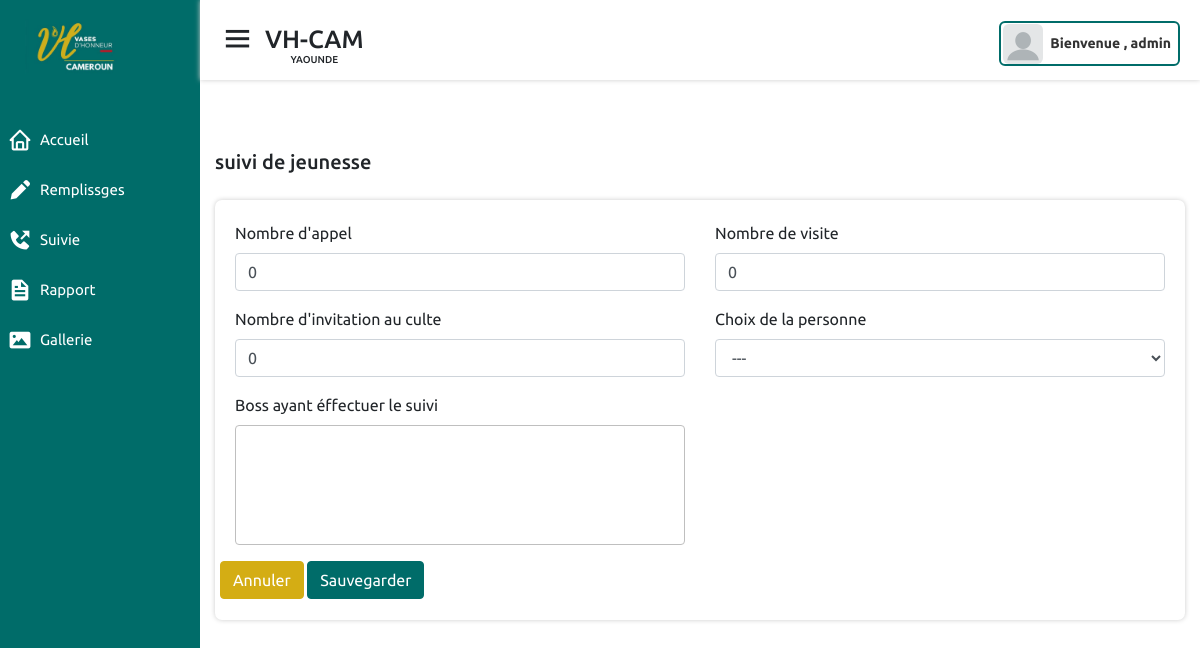
The app's page /evangelisations/suivie/ajout-suivi/2 (signed in) with its own data.
### remplissages/models.py (models this page shows)
class Suivie(models.Model):
    choix = (
        ('---', '---'),
        ('rester', 'Rester'),
        ('passager', 'Passager'),
        ('indécis', 'Indécis')
    )
    person = models.OneToOneField(Person, on_delete=models.CASCADE,
                                    blank=True,  null=True, verbose_name='Personne')
    nbre_appel = models.PositiveIntegerField(default=0, verbose_name="Nombre d'appel")
    nbre_visite_au_culte = models.PositiveIntegerField(default=0,
                                                        verbose_name="Nombre de visite")
    nbre_invitation_au_culte = models.PositiveIntegerField(default=0, verbose_name="Nombre d'invitation au culte")
    nbre_presence_total_au_culte = models.PositiveIntegerField(default=0, verbose_name="Nombre de présence éffective au culte")
    choix_person = models.CharField(max_length=25, choices=choix, default='---', verbose_name="Choix de la personne")
    boos_suivi = models.TextField(verbose_name='Boss ayant éffectuer le suivi')
    author = models.ForeignKey(User, related_name='suivis',
                                on_delete=models.SET_NULL,
                                null=True,
                                verbose_name="ajouter par ")
    def __str__(self):
        return f"suivi de {self.person}"

class Person(models.Model):
    ACCEPTE_JESUS = (
        ('oui', 'Oui'),
        ('non', 'Non'),
        ('ras', 'Ras'),
        ('déjà', 'Déjà')
    )
    SEXE = (
        ('masculin', 'Masculin'),
        ('féminin', 'Féminin')
    )
    WHATSAPP = (
        ('oui', 'Oui'),
        ('non', 'Non'),
    )
    site_evangelisation = models.ForeignKey(Site,
                                            related_name='personnes_evangelise',
                                            on_delete=models.SET_NULL, blank=True,  null=True,
                                            verbose_name="site d'évangelisation")
    author = models.ForeignKey(User, related_name='auth_personnes',
                                            on_delete=models.SET_NULL,
                                            blank=True,
                                            null=True,
                                            verbose_name="Enrgistré par ")
    evangelisation = models.ForeignKey(Evangelisation, related_name='personnes',
                                            on_delete=models.SET_NULL,
                                            blank=True,
                                            null=True,
                                            verbose_name="Moment d'évangelisation")
    date = models.DateField(auto_now_add=False, auto_created=False)
    nom_et_prenom = models.CharField(max_length=200, verbose_name='Nom et Prénom', help_text="ce champ doit avoir au moins trois caractères")
    contacts = models.PositiveIntegerField()
    quartier_d_habitation = models.CharField(max_length=200, verbose_name="Quartier d'habitation", help_text="ce champ doit avoir au moins trois caractères")
    accepte_jesus = models.CharField(choices=ACCEPTE_JESUS, max_length=15, verbose_name='Accepté JÉSUS')
    sexe = models.CharField(choices=SEXE, max_length=15, verbose_name='Sexe')
    whatsapp = models.CharField(choices=WHATSAPP, max_length=15, verbose_name='Whatsapp')
    boss = models.ManyToManyField(User, related_name='personnes', help_text="selectionner les boss qui ont évangelisés cette personne")
    sujets_de_priere = models.TextField(verbose_name="Prière et observation", null=True, blank=True, help_text="ce champ est optionnel")
    temoignages = models.TextField(verbose_name="Témoignage", null=True, blank=True, help_text="ce champ est optionnel")
    author = models.ForeignKey(User, related_name='author_personnes',
                                on_delete=models.SET_NULL,
                                null=True,
                                verbose_name="ajouter par ")
    created = models.DateTimeField(auto_now_add=True, verbose_name='créer à')
    updated = models.DateTimeField(auto_now=True, verbose_name='mis à jour à')
    class Meta:
        verbose_name = "Personne évangélisé"
        ordering = ('nom_et_prenom',)
    def __str__(self):
        return self.nom_et_prenom

### suivie/views.py (the view)
# urls.py: path('ajout-suivi/<int:pk>', views.add_suivie, name="add_suivie"),
@login_required
def add_suivie(request, pk):
    context = dict()
    form = None
    suivi = get_object_or_404(Suivie, id=pk)
    if request.method == 'POST':
        form = SuivieForm(instance=suivi, data=request.POST)
        if form.is_valid():
            form.save()
            History.objects.create(
                user=request.user,
                content_object=f"SUIVI:::{suivi}",
                action_type="ajout de"
            )
            request.session['is_update'] = True
            request.session['add_suivi_personne'] = f"{suivi.person}"
            return redirect('suivie:index_suivie')
    else:
        form = SuivieForm(instance=suivi)
    context['form'] = form
    return render(request, 'suivie/add_suivie.html', context)

### suivie/forms.py
class SuivieForm(forms.ModelForm):
    class Meta:
        model = Suivie
        fields = ['nbre_appel',
                    'nbre_visite_au_culte', 'nbre_invitation_au_culte',
                    'choix_person', 'boos_suivi']
        exclude = ['person']

### suivie/templates/suivie/add_suivie.html (shortened to what this page needs)
{% extends 'base.html' %}
{% load widget_tweaks %}
{% block content %}
<div class="row">
    <div class="col-md-12">
        <div class="wrap_rempl">
            <div class="head_person_evang">
                <h2 class="mb-3">{{ form.instance }}</h2>
            </div>
            <div class="rempl">
                <div class="rempl_descrip">
                    <form action="{% url 'suivie:add_suivie' form.instance.pk %}" method="POST">
                        <div class="row pt-3">
                            {% for field in form %}
                            <div class="col-md-6">
                                <div class="form-group {% if field.errors %}has-error{% endif %}">
                                    <label for="{{ field.id_for_label }}">{{field.label}}</label>
                                    {% render_field field class="form-control" %}
                                </div>
                            </div>
                            {% endfor %}
                        </div>
                        <div class="form-group">
                            <a href="{% url 'suivie:index_suivie' %}" class="btn btn-secondary btn-with">Annuler</a>
                            <button type="submit" class="btn btn-success btn-with">Sauvegarder</button>
                        </div>
                    </form>
                </div>
            </div>
        </div>
    </div>
</div>
{% endblock %}

### templates/layout/navbar.html (shortened to what this page needs)
{% load static %}
<nav class="rapport_nav account_nav {% if active == 'gallerie' %}gallerie_nav{% endif %}">
    <div class="nav-bar-first">
        <div class="sidebar-button">
            <i class='bx bx-menu sibebarBtn'></i>
            <div class="navbar-head">
                <span class="dashboard">VH-CAM</span>
                <span style="font-size: 10px;position: relative;top: -7px;">YAOUNDE</span>
            </div>
        </div>
        <div class="profile-details">
            <img src="{% static 'images/profile.png' %}" alt="">
            <span class="admin_name">Bienvenue , {{request.user}}</span>
        </div>
    </div>
    <div class="rempl-infos-submit">
    </div>
</nav>

### static/css/style.css (style rules this page uses)
* { margin: 0; padding: 0; box-sizing: border-box; font-family: 'Ubuntu', sans-serif; }
body { min-height: 100vh; width: 100%; }
.home-section nav { position: fixed; width: calc(100% - 200px); z-index: 100; left: 200px; height: 80px; top: 0; right: 0; background: #fff; padding: 0 20px; display: flex; align-items: center; box-shadow: 0 0 5px #ccc; justify-content: space-between; flex-direction: column; transition: all .5s ease; }
nav .nav-bar-first { position: relative; top: 21px; display: flex; justify-content: space-between; width: 100%; }
.navbar-head { display: flex; align-items: center; flex-direction: column; }
.home-section nav .sidebar-button { display: flex; align-items: start; font-size: 25px; font-weight: 500; }
.home-section nav .sidebar-button i { font-size: 35px; margin-right: 10px ; }
.home-section nav .profile-details { position: relative; display: flex; align-items: center; height: 45px; min-width: 165px; border: 2px solid #006c69 !important; border-radius: 6px; padding: 0 0px 0 2px; }
nav .profile-details img { height: 40px; width: 40px; object-fit: cover; border-radius: 6px; }
nav .profile-details .admin_name { font-size: 14px; font-weight: 600; color: #333; margin: 0 7px; white-space: nowrap; }
.row { margin-right: 0 !important; margin-left: 0 !important; }
.btn-success { background: #006c69 !important; outline: none !important; border-color: #006c69 !important; }
.form-group textarea { width: 100%; height: 120px !important; outline: none; resize: none; border-color: #bfbfbf; max-height: 230px !important; }
.btn-secondary { background-color: #d4ad14 !important; border-color: #d4ad14 !important; outline: none !important; }

### remplissages/static/remplissages/css/remplissages.css (style rules this page uses)
h2 { font-size: 20px; padding: 0px 15px 0px 0px; }
.wrap_rempl { margin-top: 150px; }
.rempl { box-shadow: 0 0 5px#ccc; border: 5px solid #fff; background-color:#fff; border-radius: 7px; margin-bottom: 25px; }
.rempl_descrip { position: relative; }
.rempl-infos-submit { position: absolute; width: 100%; top: 82px; left: 0px; height: 30px;; z-index: -80; }
.head_person_evang { display: flex; justify-content: space-between; flex-wrap: wrap; align-items: center; margin-top: 25px; margin-bottom: 10px; }

### records on screen
Suivie: instance "suivi de jeunesse", nbre_appel "0" "0" "0" "---"

### other values on screen
{{ request.user }} "admin"
{{ field.label }} "Nombre d'appel" "Nombre de visite" "Nombre d'invitation au culte" "Choix de la personne" "Boss ayant éffectuer le suivi"
